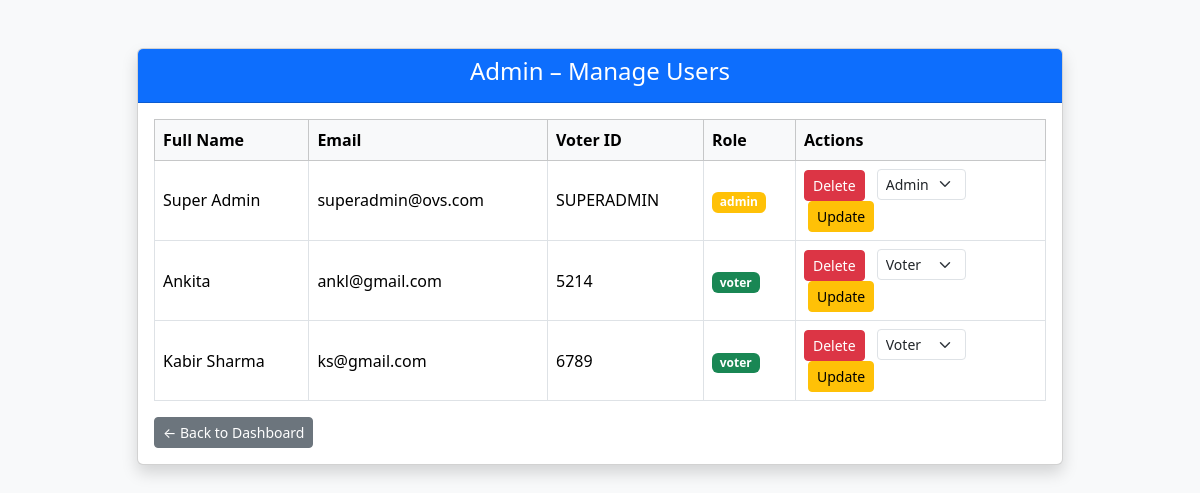
The app's page /admin/users (signed in), older data.
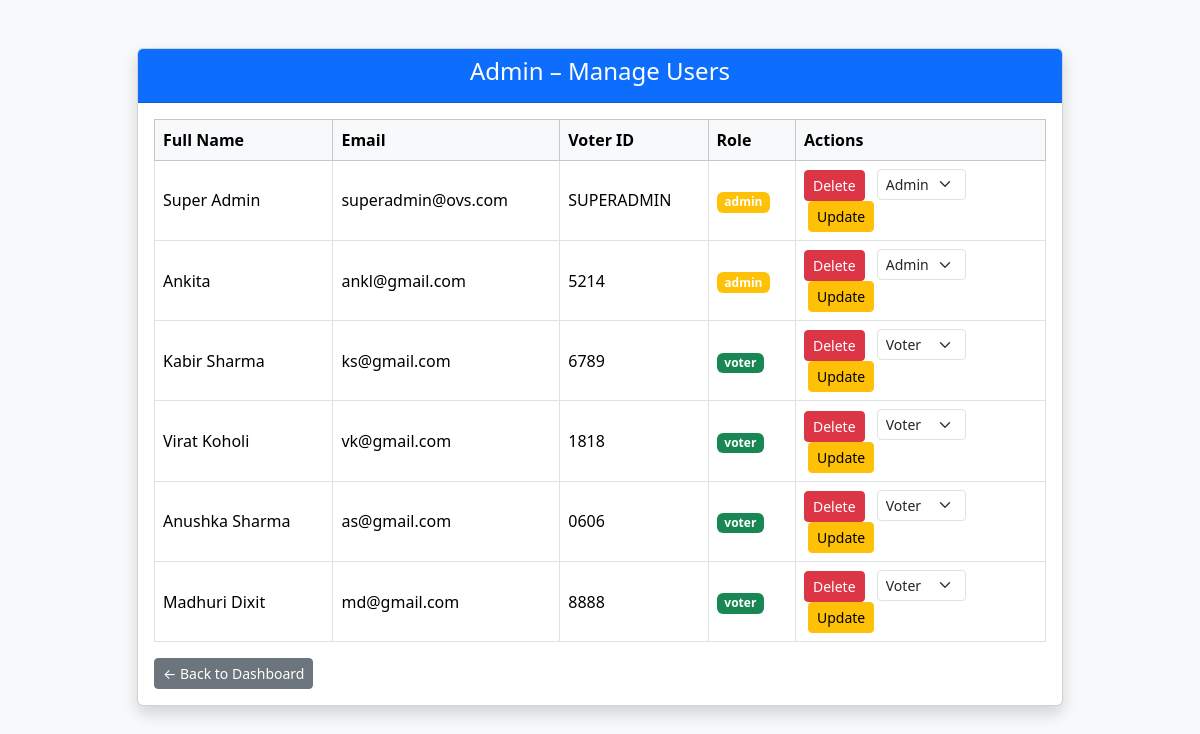
The same page, newer data.
### tables this page shows
CREATE TABLE users (
            id INTEGER PRIMARY KEY AUTOINCREMENT,
            full_name TEXT NOT NULL,
            email TEXT UNIQUE NOT NULL,
            password TEXT NOT NULL,
            aadhaar_number TEXT UNIQUE NOT NULL,
            voter_id TEXT UNIQUE NOT NULL,
            role TEXT CHECK(role IN ('voter', 'admin')) NOT NULL
        );

### app.py (the view)
@app.route("/admin/users")
@admin_required
@login_required
def admin_users():
    conn = get_db_connection()
    users = conn.execute("""
        SELECT id, full_name, email, voter_id, role
        FROM users
        WHERE id != ?
    """, (session["user_id"],)).fetchall()
    conn.close()
    return render_template("admin/admin_users.html", users=users)

### app.py (called while the page is built)
def get_db_connection():
    conn = sqlite3.connect(DATABASE)
    conn.row_factory = sqlite3.Row
    return conn

def login_required(view_func):
    @wraps(view_func)
    def wrapper(*args, **kwargs):
        if "user_id" not in session:
            flash("Please login first", "danger")
            return redirect(url_for("login"))
        return view_func(*args, **kwargs)
    return wrapper

def admin_required(view_func):
    @wraps(view_func)
    def wrapper(*args, **kwargs):
        if "user_id" not in session:
            flash("Please login first", "danger")
            return redirect(url_for("login"))
        if session.get("role") != "admin":
            flash("Admin access required", "danger")
            return redirect(url_for("login"))
        return view_func(*args, **kwargs)
    return wrapper

### templates/admin/admin_users.html (shortened to what this page needs)
<!DOCTYPE html>
<html lang="en">
<head>
    <link href="https://cdn.jsdelivr.net/npm/bootstrap@5.3.2/dist/css/bootstrap.min.css" rel="stylesheet">
</head>
<body class="bg-light">
<div class="container mt-5">
    <div class="row justify-content-center">
        <div class="col-md-10">
            <div class="card shadow">
                <div class="card-header bg-primary text-white text-center">
                    <h4>Admin – Manage Users</h4>
                </div>
                <div class="card-body">
                    <table class="table table-bordered table-hover align-middle">
                        <thead class="table-light">
                            <tr>
                                <th>Full Name</th>
                                <th>Email</th>
                                <th>Voter ID</th>
                                <th>Role</th>
                                <th style="width: 250px;">Actions</th>
                            </tr>
                        </thead>
                        <tbody>
                        {% for user in users %}
                            <tr>
                                <td>{{ user.full_name }}</td>
                                <td>{{ user.email }}</td>
                                <td>{{ user.voter_id }}</td>
                                <td>
                                    <span class="badge {% if user.role == 'admin' %}bg-warning{% else %}bg-success{% endif %}">
                                        {{ user.role }}
                                    </span>
                                </td>
                                <td>
                                    <form action="/admin/delete-user/{{ user.id }}" method="POST" class="d-inline">
                                        <button class="btn btn-danger btn-sm"
                                                onclick="return confirm('Are you sure you want to delete this user?')">
                                            Delete
                                        </button>
                                    </form>
                                    <form action="/admin/update-role/{{ user.id }}" method="POST" class="d-inline ms-2">
                                        <select name="role" class="form-select form-select-sm d-inline w-auto">
                                            <option value="voter" {% if user.role == 'voter' %}selected{% endif %}>
                                                Voter
                                            </option>
                                            <option value="admin" {% if user.role == 'admin' %}selected{% endif %}>
                                                Admin
                                            </option>
                                        </select>
                                        <button class="btn btn-warning btn-sm ms-1">
                                            Update
                                        </button>
                                    </form>
                                </td>
                            </tr>
                        {% endfor %}
                        </tbody>
                    </table>
                    <div class="mt-3">
                        <a href="/admin" class="btn btn-secondary btn-sm">← Back to Dashboard</a>
                    </div>
                </div>
            </div>
        </div>
    </div>
</div>
</body>
</html>

Row changes from the older to the newer data that the page shows:
changed users "Ankita": role "voter" → "admin"; role "Voter" → "Admin"
added users: full_name "Virat Koholi", email "vk@gmail.com", voter_id "1818", role "voter", role "Voter"
added users: full_name "Anushka Sharma", email "as@gmail.com", voter_id "0606", role "voter", role "Voter"
added users: full_name "Madhuri Dixit", email "md@gmail.com", voter_id "8888", role "voter", role "Voter"
